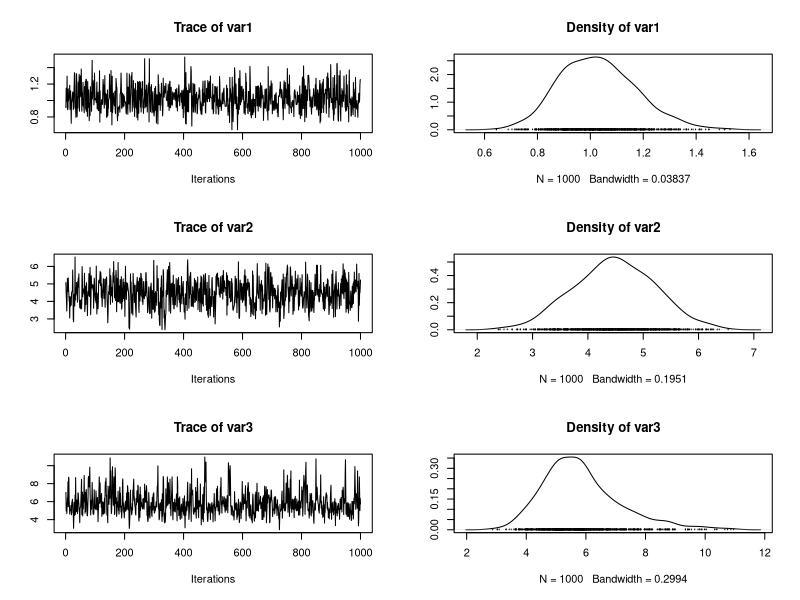
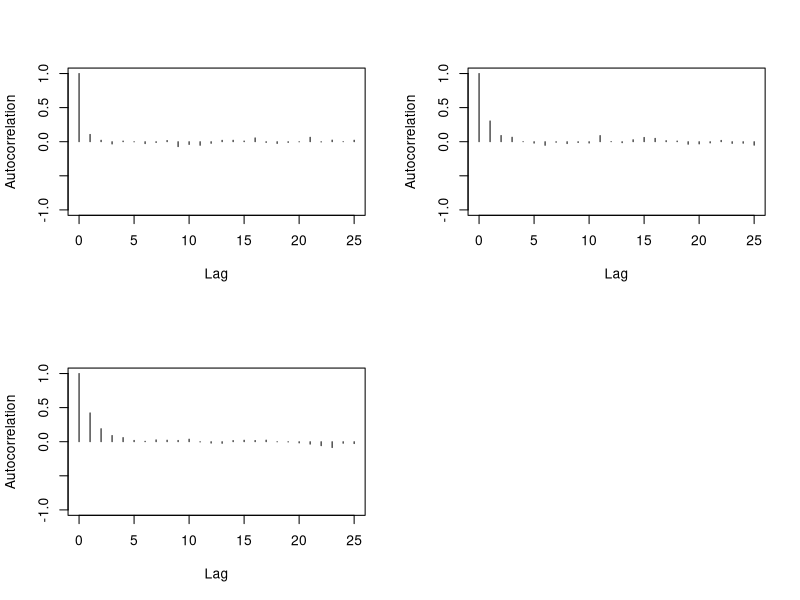
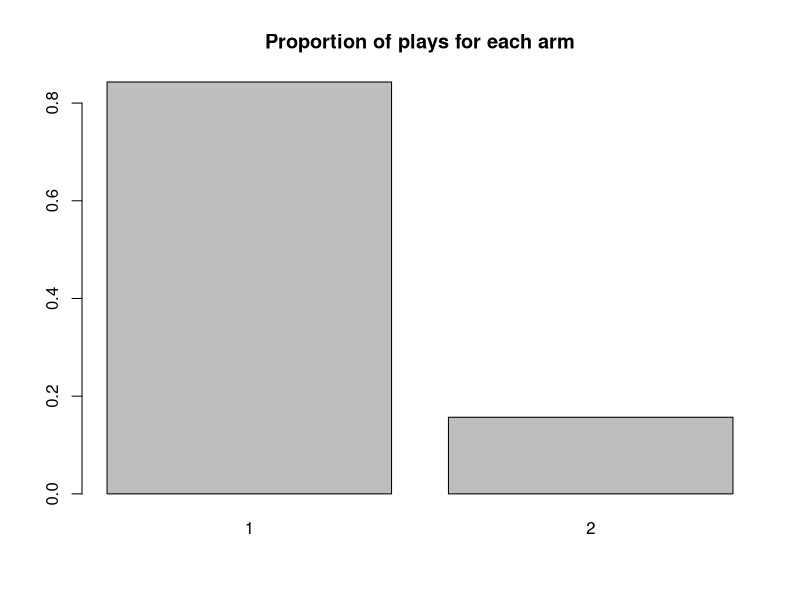
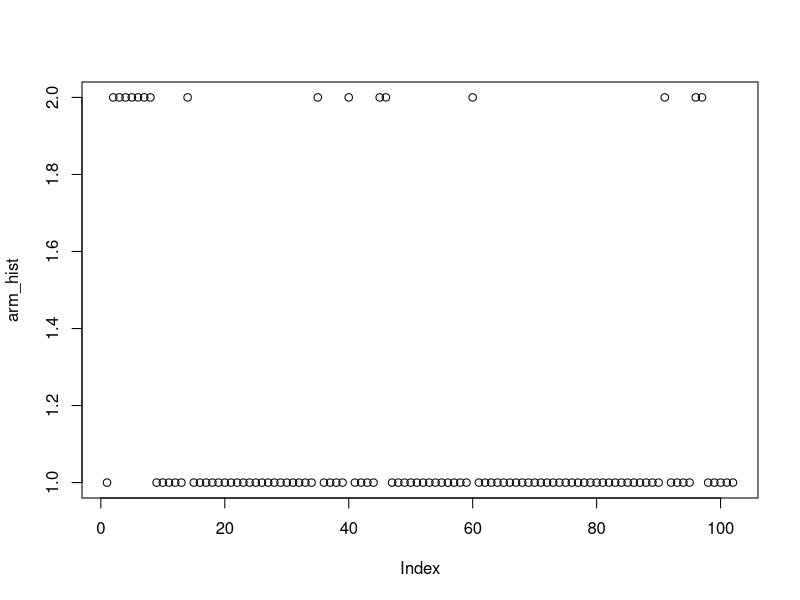

The R source for these figures, in order:
## ---- chunk 1
knitr::opts_chunk$set(echo = TRUE, fig.pos = 'h', fig.align = 'center')
knitr::opts_chunk$set(fig.cap = "",  fig.path = "Plot")
library(coda)
library(evd)
library(coda)
## ---- chunk 2
set.seed(1)
# parameter setup
K = 2
D = 3
A = matrix(c(1,1,0,0,1,1),nrow = K, ncol = D,byrow = TRUE)
alpha_truth = c(1,5,10)
## ---- chunk 3
compute_loglikelihood <- function(arm_hist, Y_hist, alpha, A){
  # Compute the loglikelihood of given alpha and structure A
  # arm_hist: a vector of length #times indicating which arms were played in history
  # Y_hist: a vector of length #times recording the rewards we received from playing arm_hist
  # alpha: a vector of length D #sources indicating the shape parameters of sources at which the likelihood will be evaluated
  # A: a matrix of size #arms x #sources indicating the current configuration of the problem
  # return: likelihood
  
  It = arm_hist # a vector of size #times
  yt = matrix(Y_hist, nrow = length(arm_hist), ncol = D, byrow = FALSE) # a matrix of size #times x #sources
  a_Itd = A[It,] # a matrix of size #times x #sources
  alpha_d = matrix(alpha, nrow = length(arm_hist), ncol = D, byrow = TRUE)
  polynomial_terms = rowSums(a_Itd*alpha_d*yt^(-alpha_d-1)) # a vector of size #times
  exponential_terms = exp(-rowSums(a_Itd*yt^(-alpha_d))) # a vector of size #times
  loglikelihood = sum(log(polynomial_terms*exponential_terms))
  return(loglikelihood)
}
## ---- chunk 4
compute_acceptance_ratio <- function(arm_hist, Y_hist, alpha_current, alpha_new, d, A){
  # Compute the acceptance ratio of the proposed dth shape parameter in alpha_new with the current value in alpha_current under Metropolis-Hasting method
  # arm_hist: a vector of length #times indicating which arms were played in history
  # Y_hist: a vector of length #times recording the rewards we received from playing arm_hist
  # alpha_current: a vector of length D #sources indicating the current shape parameters of sources
  # alpha_new: a vector of length D #sources indicating the new shape parameters of sources
  # d: the index of the source that we are going to update
  # A: a matrix of size #arms x #sources indicating the current configuration of the problem
  # return: r: acceptance ratio for the newly proposed shape parameter of source #d

  a = 1 # prior parameters of alpha Gamma(a,b)
  b = 1 # prior parameters of alpha Gamma(a,b)
  
  # extract the shape parameter of the souce we want to update
  alpha_current_d = alpha_current[d]
  alpha_new_d = alpha_new[d]
  
  # compute the pdf of all parts in acceptance ratio formula for Metropolis-Hasting algo
  loglikelihood_alpha_current = compute_loglikelihood(arm_hist, Y_hist, alpha_current, A) #likelihood at alpha_current
  loglikelihood_alpha_new = compute_loglikelihood(arm_hist, Y_hist, alpha_new, A) #likelihood at alpha_new
  prior_alpha_current = (alpha_current_d^(a-1))*exp(-b*alpha_current_d) #prior at alpha_current
  prior_alpha_new = (alpha_new_d^(a-1))*exp(-b*alpha_new_d) #prior at alpha_new
  # g(alpha_current_d|alpha_new_d) Gamma(alpha_new_d*tuning,tuning)
  sample_alpha_current = dgamma(alpha_current_d, shape = alpha_new_d*tuning, rate = tuning)  
  # g(alpha_new_d|alpha_current_d) Gamma(alpha_current_d*tuning,tuning)
  sample_alpha_new = dgamma(alpha_new_d, shape = alpha_current_d*tuning, rate = tuning) 
  
  # compute acceptance ratio
  r = (exp(loglikelihood_alpha_new -loglikelihood_alpha_current)*prior_alpha_new*sample_alpha_current)/
  (prior_alpha_current*sample_alpha_new)

  return(r)
}
## ---- chunk 5
compute_conditional_odds<- function(arm_hist, Y_hist, alpha, A_include, A_exclude){
  # Compute conditional odds p(a_kd = 1| - )/p(a_kd = 0| -) assuming uniform prior
  # arm_hist: a vector of length #times indicating which arms were played in history
  # Y_hist: a vector of length #times recording the rewards we received from playing arm_hist
  # alpha: a vector of length D #sources indicating the current shape parameters of sources
  # A_include: a matrix of size #arms x #sources of configuration with a_kd of interest = 1
  # A_exclude: a matrix of size #arms x #sources of configuration with a_kd of interest = 0
  
  # return: odds: posterior conditional odds to be used to calculate p(a_kd = 1|-)
  
  # uniform prior p(a_kd = 1) = p(a_kd = 0)
  prior_include = 1
  prior_exclude = 1 
  # compute the pdf of all parts in conditional odds formula
  # log of p(y | -, a_kd = 1)
  loglikelihood_include = compute_loglikelihood(arm_hist, Y_hist, alpha, A_include) 
  # log of p(y | -, a_kd = 0)
  loglikelihood_exclude = compute_loglikelihood(arm_hist, Y_hist, alpha, A_exclude) 
  
  # compute conditional odds: p(a_kd = 1| - )/p(a_kd = 0| -)
  odds = (prior_include/prior_exclude)*exp(loglikelihood_include-loglikelihood_exclude)
  
  return(odds)
}
## ---- chunk 6
# sample code to update A using alpha_current

# generate some data to play with
set.seed(0)
arm_hist = c(rep(1,10), rep(2,10))
Y_hist = rep(0, length(arm_hist))
for (t in 1:length(arm_hist)) {
  It = arm_hist[t] # arm that was played at that step
  active_source = (A[It,])*(1:D) # which sources are active
  Y_hist[t] = max(rfrechet(sum(A[It,]),shape = alpha_truth[active_source]))
}

A_current = matrix(1, nrow = K, ncol = D) # start the chain with everything connected

alpha_current = alpha_truth
PROB = matrix(0, nrow = K, ncol = D)

update_order = sample(0:(K*D-1), K*D, replace = FALSE) # order to update element in A
for (grid_index in update_order) {
  # get k and d from grid index looping through D first (by row first)
  k = floor(grid_index/D)
  d = grid_index - k*D
  k = k+1 # start counting at 1
  d = d+1 # start counting at 1

  # create a configuration to be compared
  A_include = A_current
  A_include[k,d] = 1 # include connection kd (a_kd = 1)
  A_exclude = A_current
  A_exclude[k,d] = 0 # exclude connection kd (a_kd = 0)
  
  # compute conditional odds
  odds = compute_conditional_odds(arm_hist, Y_hist, alpha_current, A_include, A_exclude)
  
  # compute p(a_kd = 1| - )
  if (odds == Inf) {
    prob = 1
  }else{
    prob = odds/(1+odds)
  }
  PROB[k,d] = prob
  # Sample new a_kd
  if (runif(1,0,1)< prob) {
    # include that connection a_kd = 1
    A_current = A_include
  }else{
    # exclude that connection a_kd = 0
    A_current = A_exclude
  }
}

# The algorithm can infer the correct configuration given enough data and the correct shape parameter
print(A_current)
print(PROB)
## ---- chunk 7
set.seed(1)
# Step 0: Constants
alpha_current = c(2,4,6) # start the chain with alpha = c(2,4,6)
A_current = matrix(1, nrow = K, ncol = D) # start the chain with everything connected
tuning = 5 # tuning parameter of the proposal distribution
burnin = 200
steps = 100 # total number of play after initialization
top_two_prob = 0.9 # parameter for top-two sampling
 
# Step 1: Initialization: Play each arm once
arm_hist = c(rep(1,1), rep(2,1))
Y_hist = rep(0, length(arm_hist))
for (t in 1:length(arm_hist)) {
  It = arm_hist[t] # arm that was played at that step
  active_source = (A[It,])*(1:D) # which sources are active
  Y_hist[t] = max(rfrechet(sum(A[It,]),shape = alpha_truth[active_source]))
}

# Step 2: Sample shape parameter, and config A from posterior distribution after 200 burnin (avoid dependence on initial guess)
for (t in 1:(burnin+1)) {
  for (d in 1:D) {
    alpha_current_d = alpha_current[d]
    # propose new values using proposal distribution Gamma(alpha_current_d*tuning,tuning)
    alpha_new_d = rgamma(1, shape = alpha_current_d*tuning, rate = tuning)
    alpha_new = alpha_current
    alpha_new[d] = alpha_new_d
    
    # compute acceptance ratio
    r = compute_acceptance_ratio(arm_hist, Y_hist, alpha_current, alpha_new, d, A_current)
    u = runif(1,0,1)
    if (u<r) {
      # accept proposed value
      alpha_current = alpha_new
    }
  }
  # prevent label switching by sorting alpha from smallest to largest
  alpha_current = sort(alpha_current)
  
  # sample new configuration
  update_order = sample(0:(K*D-1), K*D, replace = FALSE) # order to update element in A
  for (grid_index in update_order) {
    # get k and d from grid index looping through D first (by row first)
    k = floor(grid_index/D)
    d = grid_index - k*D
    k = k+1 # start counting at 1
    d = d+1 # start counting at 1
  
    # create a configuration to be compared
    A_include = A_current
    A_include[k,d] = 1 # include connection kd (a_kd = 1)
    A_exclude = A_current
    A_exclude[k,d] = 0 # exclude connection kd (a_kd = 0)
    
    # compute conditional odds
    odds = compute_conditional_odds(arm_hist, Y_hist, alpha_current, A_include, A_exclude)
    
    # compute p(a_kd = 1| - )
    if (odds == Inf) {
      prob = 1
    }else{
      prob = odds/(1+odds)
    }
    
    # Sample new a_kd
    if (runif(1,0,1)< prob) {
      # include that connection a_kd = 1
      A_current = A_include
    }else{
      # exclude that connection a_kd = 0
      A_current = A_exclude
    }
  }
}

# Loop through step 3, 4, 5
for (time in 1:steps) {
  # Step 3: With prob = 0.9, play arm connected to source with smallest sampled shape param. With prob = 0.1, play the other arm.
  
  # Find best arm for that round
  alpha_mat = matrix(alpha_current, nrow = K, ncol = D, byrow = TRUE)*A_current
  alpha_mat = replace(alpha_mat, alpha_mat == 0, NA)
  best_source = apply(alpha_mat, MARGIN = 1, min, na.rm = TRUE) # best source parameter for each arm
  arm_rank = order(best_source, decreasing = FALSE) # the rank of each arm (smallest to largest shape param)

  # Check for tie, if tie, play them uniformly at random
  if(sum(best_source == min(best_source)) > 1){
    option = (best_source == min(best_source))*1:K
    option = option[option!=0]          
    It = sample(option,1)
  }else{
    if (runif(1,0,1)<top_two_prob) {
      # play the best arm
      It = arm_rank[1]
    }else{
      # play the second best arm
      It = arm_rank[2]
    }
  }
  
  # Play arm It
  active_source = (A[It,])*(1:D) # which sources are active while playing It
  reward = max(rfrechet(sum(A[It,]),shape = alpha_truth[active_source])) # get reward from playing It
  # Update history
  arm_hist = c(arm_hist, It)
  Y_hist = c(Y_hist, reward)
  
  # Step 4: Sample shape parameter from posterior distribution (Using Metropolis-within-Gibbs)
  for (d in 1:D) {
    alpha_current_d = alpha_current[d]
    # propose new values using proposal distribution Gamma(alpha_current_d*tuning,tuning)
    alpha_new_d = rgamma(1, shape = alpha_current_d*tuning, rate = tuning)
    alpha_new = alpha_current
    alpha_new[d] = alpha_new_d
    
    # compute acceptance ratio
    r = compute_acceptance_ratio(arm_hist, Y_hist, alpha_current, alpha_new, d, A_current)
    u = runif(1,0,1)
    if (u<r) {
      # accept proposed value
      alpha_current = alpha_new
    }
  }
  # prevent label switching by sorting alpha from smallest to largest
  alpha_current = sort(alpha_current)
  
  # Step 5: Sample new config A
  update_order = sample(0:(K*D-1), K*D, replace = FALSE) # order to update element in A
  for (grid_index in update_order) {
    # get k and d from grid index looping through D first (by row first)
    k = floor(grid_index/D)
    d = grid_index - k*D
    k = k+1 # start counting at 1
    d = d+1 # start counting at 1
  
    # create a configuration to be compared
    A_include = A_current
    A_include[k,d] = 1 # include connection kd (a_kd = 1)
    A_exclude = A_current
    A_exclude[k,d] = 0 # exclude connection kd (a_kd = 0)
    
    # compute conditional odds
    odds = compute_conditional_odds(arm_hist, Y_hist, alpha_current, A_include, A_exclude)
    
    # compute p(a_kd = 1| - )
    if (odds == Inf) {
      prob = 1
    }else{
      prob = odds/(1+odds)
    }

    # Sample new a_kd
    if (runif(1,0,1)< prob) {
      # include that connection a_kd = 1
      A_current = A_include
    }else{
      # exclude that connection a_kd = 0
      A_current = A_exclude
    }
  }
}
## ---- chunk 8
# start the chain using last sampled alpha_current
tuning = 5 # tuning parameter of the proposal distribution
burnin = 1000
size = 5000 # total number of posterior samples before thining
thining = 5
ALPHA = matrix(0, nrow = size, ncol = D) # matrix to save samples from posterior distribution
A_ARRAY = array(0, c(K, D, size))
count = 0
accept = 0
for (t in 1:(burnin+size)) {
  for (d in 1:D) {
    alpha_current_d = alpha_current[d]
    # propose new values using proposal distribution Gamma(alpha_current_d*tuning,tuning)
    alpha_new_d = rgamma(1, shape = alpha_current_d*tuning, rate = tuning)
    alpha_new = alpha_current
    alpha_new[d] = alpha_new_d
    
    # compute acceptance ratio
    r = compute_acceptance_ratio(arm_hist, Y_hist, alpha_current, alpha_new, d, A_current)
    u = runif(1,0,1)
    count = count + 1
    if (u<r) {
      # accept proposed value
      alpha_current = alpha_new
      accept = accept + 1
    }
  }
  # prevent label switching by sorting alpha from smallest to largest
  alpha_current = sort(alpha_current)
  
  # sample new configuration
  update_order = sample(0:(K*D-1), K*D, replace = FALSE) # order to update element in A
  for (grid_index in update_order) {
    # get k and d from grid index looping through D first (by row first)
    k = floor(grid_index/D)
    d = grid_index - k*D
    k = k+1 # start counting at 1
    d = d+1 # start counting at 1
  
    # create a configuration to be compared
    A_include = A_current
    A_include[k,d] = 1 # include connection kd (a_kd = 1)
    A_exclude = A_current
    A_exclude[k,d] = 0 # exclude connection kd (a_kd = 0)
    
    # compute conditional odds
    odds = compute_conditional_odds(arm_hist, Y_hist, alpha_current, A_include, A_exclude)
    
    # compute p(a_kd = 1| - )
    if (odds == Inf) {
      prob = 1
    }else{
      prob = odds/(1+odds)
    }

    # Sample new a_kd
    if (runif(1,0,1)< prob) {
      # include that connection a_kd = 1
      A_current = A_include
    }else{
      # exclude that connection a_kd = 0
      A_current = A_exclude
    }
  }
  if (t>burnin) {
    # past burnin period already - save output
    ALPHA[t-burnin,] = alpha_current
    A_ARRAY[,,t-burnin] = A_current
  }
}
ALPHA = ALPHA[seq(1, size, thining),]
A_ARRAY = A_ARRAY[,,seq(1, size, thining)]
print(paste('acceptance rate',accept/count))
## ---- chunk 9
ALPHA.mcmc <- mcmc(ALPHA, start = 1)
summary(ALPHA.mcmc)
plot(ALPHA.mcmc)
autocorr.plot(ALPHA.mcmc)
## ---- chunk 10
barplot(table(arm_hist)/length(arm_hist), main = 'Proportion of plays for each arm')
plot(arm_hist)
## ---- chunk 11
apply(A_ARRAY, c(1,2), mean)
print(mean(A_ARRAY[1,1,])) # all has a_11 = 1
